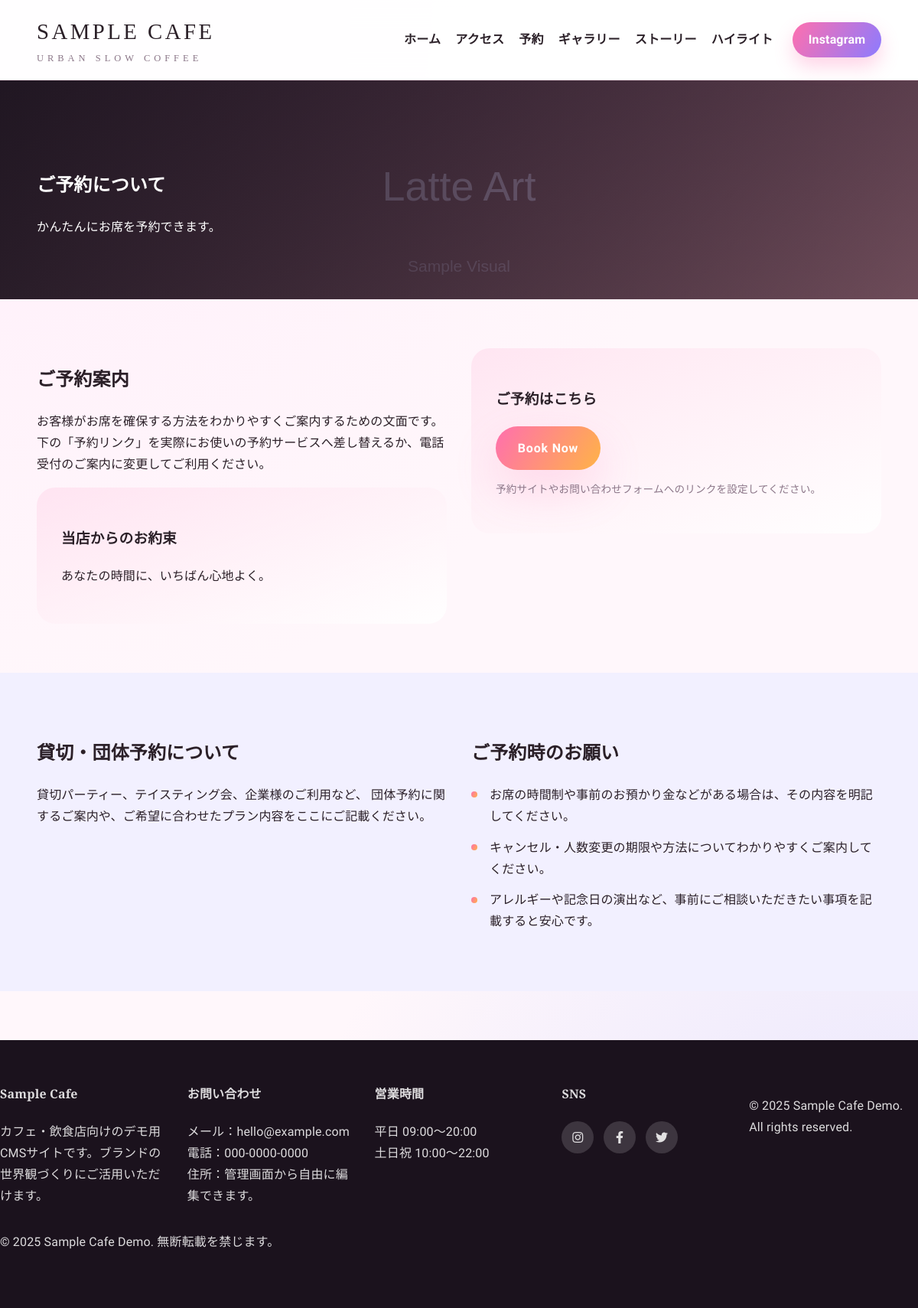
The app's page /reservations with its own data.
### tables this page shows
CREATE TABLE site_content (
            id INTEGER PRIMARY KEY AUTOINCREMENT,
            section TEXT UNIQUE NOT NULL,
            title TEXT,
            subtitle TEXT,
            body TEXT,
            highlight TEXT,
            image TEXT,
            extra_info TEXT
        );

### app.py (the view)
    def reservations():
        content = fetch_content("reservations")
        return render_template("site/reservations.html", content=content)

### app.py (called while the page is built)
def get_db_connection():
    conn = sqlite3.connect(DATABASE_PATH)
    conn.row_factory = sqlite3.Row
    return conn

def fetch_content(section: str):
    conn = get_db_connection()
    row = conn.execute(
        "SELECT * FROM site_content WHERE section = ?", (section,)
    ).fetchone()
    conn.close()
    return dict(row) if row is not None else None

### templates/site/reservations.html (shortened to what this page needs)
{% extends 'site/base.html' %}
{% block content %}
<section class="page-hero" style="background-image: url('{{ content.get('image', '') }}');">
  <div class="container">
    <h1>{{ content.get('title', '予約') }}</h1>
    <p>{{ content.get('subtitle', '') }}</p>
  </div>
</section>
<section class="page-section container two-column">
  <div>
    <h2>ご予約案内</h2>
    <p>{{ content.get('body', '') }}</p>
    <div class="info-block">
      <h3>当店からのお約束</h3>
      <p>{{ content.get('highlight', '') }}</p>
    </div>
  </div>
  <div class="reservation-card">
    <h3>ご予約はこちら</h3>
    {% set cta = '予約ページへ' %}
    {% set link = '#' %}
    {% set extra = content.get('extra_info') %}
    {% if extra %}
      {% set parts = extra.split('|', 1) %}
      {% if parts and '=' in parts[0] %}
        {% set cta = parts[0].split('=', 1)[1] %}
      {% endif %}
      {% if parts|length > 1 and 'link=' in parts[1] %}
        {% set link = parts[1].split('=', 1)[1] %}
      {% endif %}
    {% endif %}
    <a href="{{ link }}" class="btn-primary" target="_blank" rel="noopener">{{ cta }}</a>
    <p class="note">予約サイトやお問い合わせフォームへのリンクを設定してください。</p>
  </div>
</section>
<section class="page-section accent">
  <div class="container split">
    <div>
      <h2>貸切・団体予約について</h2>
      <p>
        貸切パーティー、テイスティング会、企業様のご利用など、
        団体予約に関するご案内や、ご希望に合わせたプラン内容をここにご記載ください。
      </p>
    </div>
    <div>
      <h2>ご予約時のお願い</h2>
      <ul class="bullet-list">
        <li>お席の時間制や事前のお預かり金などがある場合は、その内容を明記してください。</li>
        <li>キャンセル・人数変更の期限や方法についてわかりやすくご案内してください。</li>
        <li>アレルギーや記念日の演出など、事前にご相談いただきたい事項を記載すると安心です。</li>
      </ul>
    </div>
  </div>
</section>
{% endblock %}

### static/css/site.css (style rules this page uses)
:root { --bg: #fff7fb; --bg-accent: #f2f0ff; --surface: #ffffff; --text: #2b2028; --muted: #8b7688; --accent: #ff6fae; --accent-2: #ffb347; --accent-3: #8c7bff; --shadow: 0 25px 60px rgba(255, 111, 174, 0.2); --radius-xl: 32px; --radius-lg: 24px; --radius-md: 18px; }
* { box-sizing: border-box; }
body { margin: 0; font-family: 'Noto Sans JP', 'Work Sans', 'Hiragino Sans', sans-serif; color: var(--text); background: radial-gradient(circle at top left, rgba(255, 236, 250, 0.8), transparent 45%), radial-gradient(circle at bottom right, rgba(218, 219, 255, 0.7), transparent 40%), var(--bg); line-height: 1.75; letter-spacing: 0.01em; }
a { color: inherit; text-decoration: none; transition: color 0.3s ease, opacity 0.3s ease; }
.container { width: min(1180px, 92vw); margin: 0 auto; }
.btn-primary, .btn-outline, .btn-secondary, .btn-glass { display: inline-flex; align-items: center; justify-content: center; padding: 0.9rem 1.8rem; border-radius: 999px; font-weight: 600; letter-spacing: 0.05em; border: none; transition: transform 0.3s ease, box-shadow 0.3s ease, background 0.3s ease; }
.btn-primary { background: linear-gradient(120deg, var(--accent), var(--accent-2)); color: var(--surface); box-shadow: var(--shadow); }
.intro-card, .story-card, .reservation-card, .info-block { background: linear-gradient(160deg, rgba(255, 111, 174, 0.12), rgba(255, 255, 255, 0.9)); padding: 2rem; border-radius: var(--radius-lg); }
.page-hero { position: relative; color: var(--surface); padding: 6rem 0 4rem; background-size: cover; background-position: center; overflow: hidden; }
.page-hero::after { content: ''; position: absolute; inset: 0; background: linear-gradient(120deg, rgba(27, 18, 32, 0.9), rgba(59, 25, 70, 0.6)); }
.page-hero .container { position: relative; z-index: 1; }
.page-section { padding: 4rem 0; }
.page-section.accent { background: var(--bg-accent); }
.two-column, .split, .info-grid { display: grid; grid-template-columns: repeat(auto-fit, minmax(260px, 1fr)); gap: 2rem; align-items: start; }
.bullet-list { list-style: none; padding: 0; margin: 0; }
.bullet-list li { padding-left: 1.5rem; position: relative; margin-bottom: 0.8rem; }
.bullet-list li::before { content: ''; width: 8px; height: 8px; border-radius: 50%; background: linear-gradient(120deg, var(--accent), var(--accent-2)); position: absolute; left: 0; top: 0.6rem; }
.note { font-size: 0.85rem; color: var(--muted); }

### records on screen
site_content: get (picture), get "ご予約について", get "かんたんにお席を予約できます。", get "お客様がお席を確保する方法をわかりやすくご案内するための文面です。下の「予約リンク」を実際にお使いの予約サービスへ差し替えるか、電話受付のご案内に変更してご利用ください。", get "あなたの時間に、いちばん心地よく。"

### other values on screen
{{ label }} "ホーム" "アクセス" "予約" "ギャラリー" "ストーリー" "ハイライト"
{{ cta }} "Book Now"
